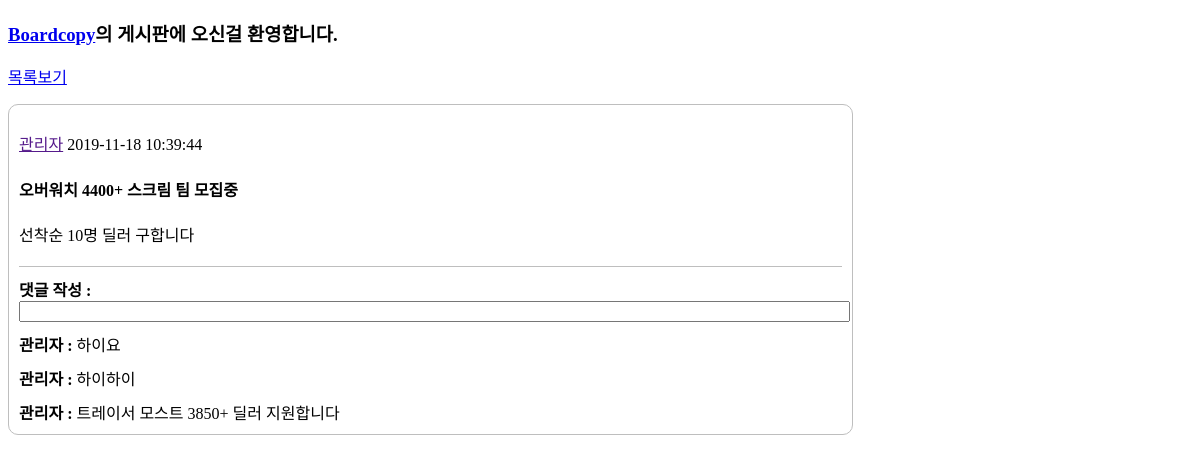
Screenshot of /post/3 with the database file from the repository.
### tables this page shows
CREATE TABLE `posts` (
  `id_key` int(11) NOT NULL,
  `uploader_id` text NOT NULL,
  `uploader_nickname` text NOT NULL,
  `time` text NOT NULL,
  `title` text NOT NULL,
  `description` text NOT NULL
);

CREATE TABLE `comment` (
  `id_key` int(11) NOT NULL,
  `id_key_join` int(11) NOT NULL,
  `uploader_id` text NOT NULL,
  `uploader_nickname` text NOT NULL,
  `time` text NOT NULL,
  `description` text NOT NULL
);

### application/controllers/Main.php (called while the page is built, shortened)
<?php
class Main extends CI_Controller {
	function __construct()
	{
		$this->load->database();
		$this->load->helper('url');
	}
	function post($id)
	{
		$this->load->model('Process_model');
		$post = $this->Process_model->posts_require($id);
		$comment = $this->Process_model->posts_require_comment($id);
		$this->load->view('Header');
		$this->load->view
        ('Post',
          array(
            'post'=>$post,
            'comment'=>$comment
          )
        );
	}
}

### index.php (called while the page is built, shortened)
<?php
require_once BASEPATH.'core/CodeIgniter.php';

### application/models/Process_model.php (called while the page is built, shortened)
<?php
  class Process_model extends CI_Model
  {
    public function posts_require($id)
    {
      return $this->db->query("SELECT * FROM `posts` WHERE id_key = '$id'")->result();
    }
    public function posts_require_comment($id)
    {
      return $this->db->query("SELECT * FROM `comment` WHERE id_key_join=$id")->result();
    }
  }
?>

### application/views/Post.php (the view, shortened to what this page needs)
    <div class="container">
        <?php
        foreach ($post as $list)
        {
            $id = $list->id_key;
            $time = $list->time;
            $title = $list->title;
            $desc = $list->description;
        }
        $sql = $this->db->query("SELECT * FROM posts WHERE `id_key` = $id");
        foreach ($sql->result() as $list)
        {
            $id = $list->id_key;
            $uploader_id = $list->uploader_id;
            $uploader_nick = $list->uploader_nickname;
        }
        if (isset($_SESSION['user_id']))
        {
            if ($_SESSION['user_id'] == $uploader_id)
            {
                echo '<p><a href="">'.$uploader_nick.'</span></a>&nbsp<span>'.$time.'</span> <a href="/edit/'.$id.'">글 수정하기</a>&nbsp<a href="/process/delete/'.$id.'">글 삭제하기</a></p>';
            }
            else
            {
                echo '<p><a href="">'.$uploader_nick.'</span></a>&nbsp<span>'.$time.'</span>';
            }
        }
        else
        {
            echo '<p><a href="">'.$uploader_nick.'</span></a>&nbsp<span>'.$time.'</span>';
        }
        echo '
        <h4>'.$title.'</h4>
        '.$desc.'
        ';
        ?>
        <div class="line">
            <form action="/process/comment_write" method="post">
                <span><strong>댓글 작성 : </strong></span><input type="text" name="description" style="width: 100%;">
            </form>
            <?php
            foreach ($comment as $list)
            {
                $nick = $list->uploader_nickname;
                $desc = $list->description;
                echo '
                <div class="comment">
                    <span class="comment-uploader"><strong>'.$nick.' : </strong></span>
                    <span>'.$desc.'</span>
                    ';
                echo '
                </div>
                ';
            }
            ?>
        </div>
    </div>
</body>
</html>

### application/views/Header.php (shortened to what this page needs)
<!DOCTYPE html>
<html lang="en">
<head>
    <link rel="stylesheet" href="/public/css/all.css?ver=10">
</head>
<body>
    <h3><a href="/">Boardcopy</a>의 게시판에 오신걸 환영합니다.</h3>
        <p>
            <?php
                $url = uri_string();
                $url_string = explode('/', $url);
                $url = $url_string[0];
                if (isset($_SESSION['user_status']))
                {
                    if ($_SESSION['user_status'])
                    {
                        $user_print = '<p><a href="/info">'.$_SESSION['user_nickname'].'</a> <a href="/write">글쓰기</a></p>';
                        $auth_print = 0;
                    }
                    else
                    {
                        $user_print = '';
                        $auth_print = 1;
                    }
                }
                else
                {
                    $user_print = '';
                    $auth_print = 1;
                }
                if ($url == '')
                {
                    echo $user_print;
                    if ($auth_print)
                    {
                        echo '
                        <a href="/login">로그인</a>
                        <a href="/fb-login">페이스북 로그인</a>
                        <a href="/register">회원가입</a>
                        ';
                    }
                    else
                    {
                        echo '';
                    }
                }
                else if ($url == 'info')
                {
                    echo $user_print;
                    echo '
                    <a href="/">목록보기</a> <a href="/process/logout">로그아웃</a> <a href="/process/withdrawal">회원탈퇴</a>
                    ';
                }
                else if ($url == 'post')
                {
                    echo '
                    <a href="/">목록보기</a>
                    ';
                }
            ?>
        </p>

### public/css/all.css (style rules this page uses)
.container { border: 1px solid rgb(190, 190, 190); padding: 10px; border-radius: 10px; max-width: 823px; }
.line { border-top: 1px solid rgb(190, 190, 190); margin-top: 20px; padding-top: 10px; }
.comment { margin-top: 10px; }

### rows the page displays
posts: uploader_nickname "관리자", time "2019-11-18 10:39:44", title "오버워치 4400+ 스크림 팀 모집중", description "선착순 10명 딜러 구합니다"
comment: uploader_nickname "관리자", description "하이요"
comment: uploader_nickname "관리자", description "하이하이"
comment: uploader_nickname "관리자", description "트레이서 모스트 3850+ 딜러 지원합니다"
